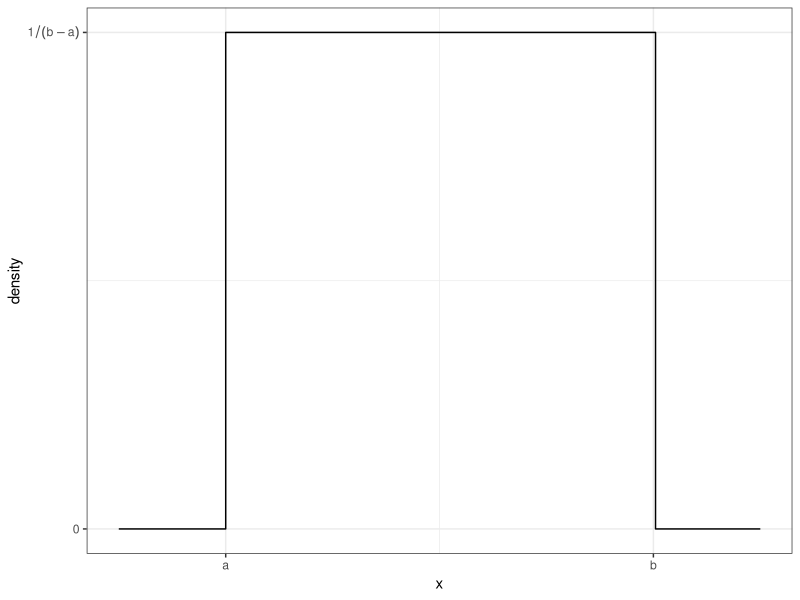
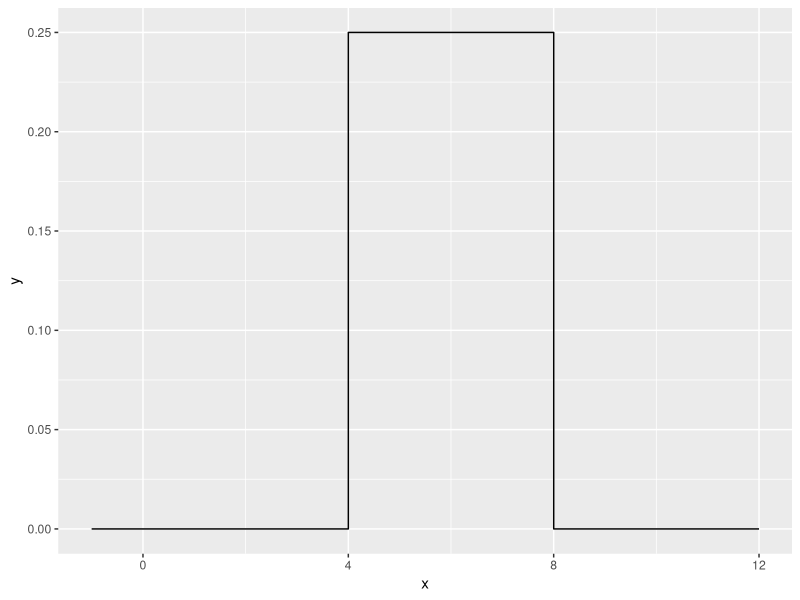
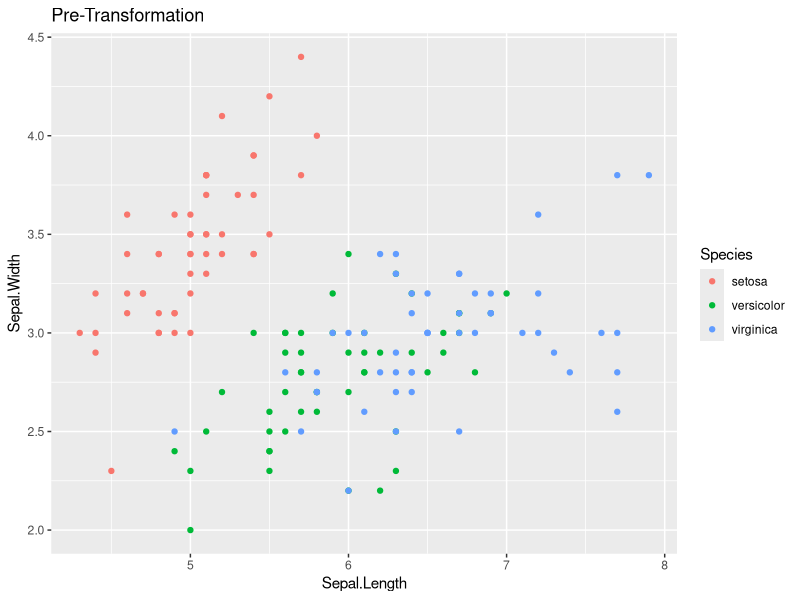
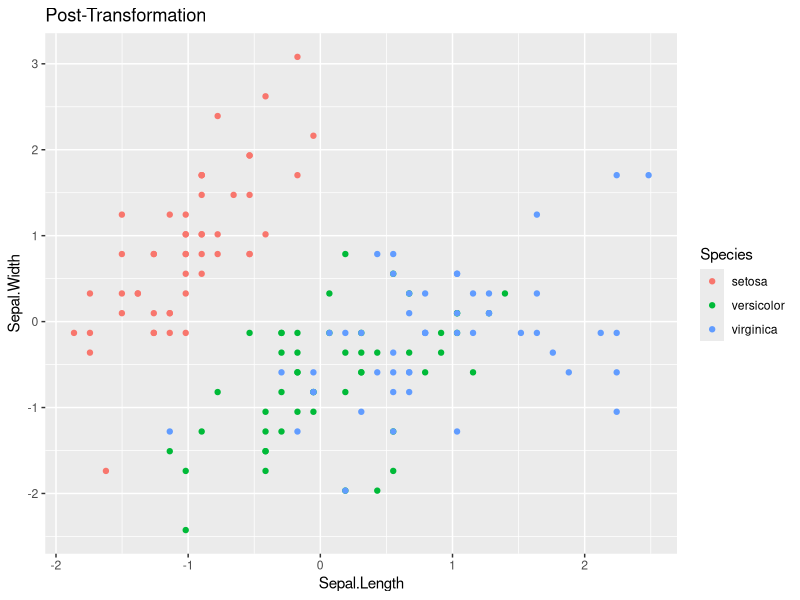
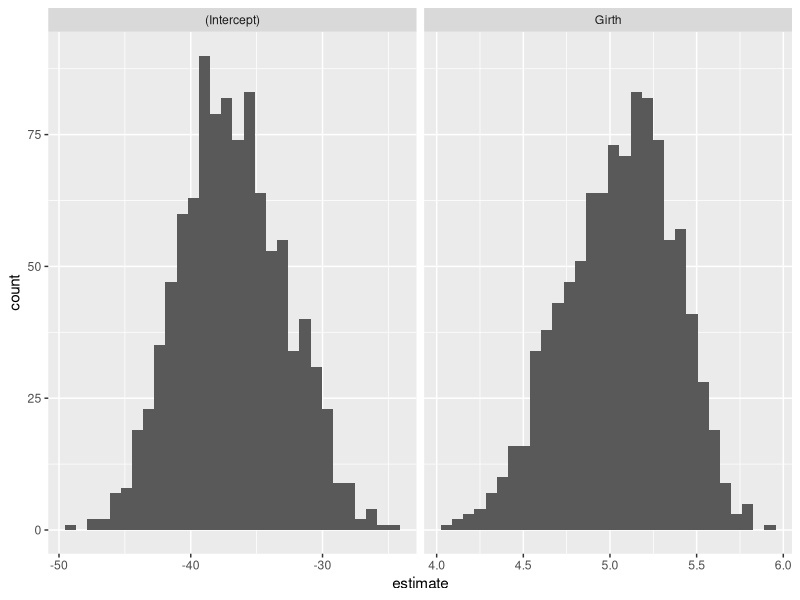
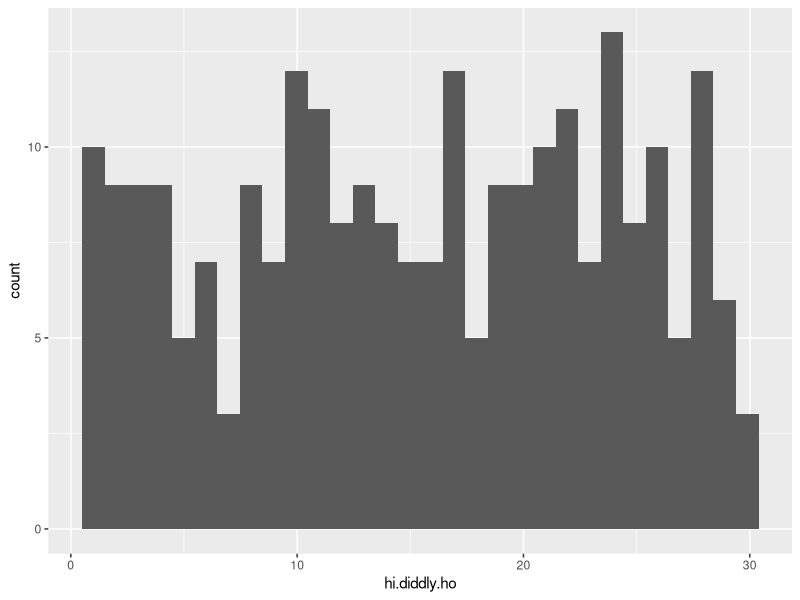

Source code (R) for these figures, in order:
## ---- chunk 1
knitr::opts_chunk$set(echo = TRUE)
library(microbenchmark)
library(tidyverse)
## ---- chunk 2
    library(ggplot2) 
    library(dplyr) 
    data <- data.frame(x = seq(-.25,1.25, length=301)) 
    data <- data %>% mutate( y = dunif(x,0,1) ) 
    ggplot(data, aes(x=x, y=y)) +
      geom_step() +   # geom_step is similar to geom_line() but for step functions
      scale_x_continuous( breaks=c(0,1), labels=c('a','b') ) +
      scale_y_continuous( breaks=c(0,1), labels=c(0,expression(1 / (b-a) )) ) +
      labs(y='density') + theme_bw()
## ---- chunk 3
fergalicious <- function(x, a, b) {
  return (ifelse(x >= a & x <= b, 1/(b-a), 0))
}

fergalicious(3, 5, 8)
fergalicious(6, 5, 8)
fergalicious(10, 5, 8)
## ---- chunk 4
duniform <- function(x, a, b){
    output <- NULL
    for( i in 1:length(x) ){
      if( (x[i] >= a) & (x[i] <= b) ){
              output[i] <- 1/(b-a)
      }else{
              output[i] <- 0
      }
    }
    return(output)
}

data.frame( x=seq(-1, 12, by=.001) ) %>%
          mutate( y = duniform(x, 4, 8) ) %>%
          ggplot( aes(x=x, y=y) ) +
          geom_step()
## ---- chunk 5
microbenchmark::microbenchmark( duniform( seq(-4,12,by=.0001), 4, 8), times=100)
## ---- chunk 6
duniform2 <- function(x, a, b){
    output <- NULL
    output <- ifelse(x >= a & x <= b, 1/(b-a), 0)
    return(output)
}

microbenchmark::microbenchmark( duniform2( seq(-4,12,by=.0001), 4, 8), times=100)
## ---- chunk 7
duniform2 <- function(x, a=0, b=1){
    output <- NULL
    output <- ifelse(x >= a & x <= b, 1/(b-a), 0)
    return(output)
}

duniform2(.3)
duniform2(-1)
duniform2(6)
## ---- chunk 8
standardize <- function(x){
  xbar <- mean(x)
  std <- sd(x)
  return((x - xbar)/std)
}
    
    data( 'iris' )
    # Graph the pre-transformed data.
    ggplot(iris, aes(x=Sepal.Length, y=Sepal.Width, color=Species)) +
      geom_point() +
      labs(title='Pre-Transformation')
    
    # Standardize all of the numeric columns
    # across() selects columns and applies a function to them
    # there column select requires a dplyr column select command such
    # as starts_with(), contains(), or where().  The where() command
    # allows us to use some logical function on the column to decide
    # if the function should be applied or not.
    iris.z <- iris %>% mutate( across(where(is.numeric), standardize) )
    
    # Graph the post-transformed data.
    ggplot(iris.z, aes(x=Sepal.Length, y=Sepal.Width, color=Species)) +
      geom_point() +
      labs(title='Post-Transformation')
## ---- chunk 9
func.ee.monkey <- function(n) {
  output <- 1:n
  for(i in output) {
    if(i %% 3 ==  0 & i %% 5 == 0) {
      output[i] <- "Fizz Buzz"
    }
    else if(i %% 5 ==0) {
      output[i] <- "Buzz"
    }
    else if(i %%3 == 0) {
      output[i] <- "Fizz"
    }
  }
  return(output)
}

func.ee.monkey(20)
## ---- chunk 10
#' Fill in missing values in a vector with the previous value.
#' 
#' @parm x An input vector with missing values
#' @result The input vector with NA values filled in.
myFill <- function(x){
  out <- NULL
  last <- 0
  for(i in 1:length(x)) {
    if(!(is.na(x[i]))) {
      last <- x[i]
    }
    out[i] <- last
  }
  return(out)
}
## ---- chunk 11
    test.vector <- c('A',NA,NA, 'B','C', NA,NA,NA)
    myFill(test.vector)
## ---- chunk 12
    #' Calculate bootstrap CI for an lm object
    #' 
    #' @param model
    #' @param N
    boot.lm <- function(model, N=1000){
      data    <- model$model  # Extract the original data
      formula <- model$terms  # and model formula used
    
      # Start the output data frame with the full sample statistic
      output <- broom::tidy(model) %>% 
        select(term, estimate) %>% 
        pivot_wider(names_from=term, values_from=estimate)
    
      for( i in 1:N ){
        sample.data <- data %>% sample_frac( replace=TRUE )
        model.boot <- lm( formula, data=sample.data)
        coefs <- broom::tidy(model.boot) %>% 
          select(term, estimate) %>% 
          pivot_wider(names_from=term, values_from=estimate)
        output <- output %>% rbind( coefs )
      }  
      
      return(output)
    }
    
    # Run the function on a model
    m <- lm( Volume ~ Girth, data=trees )
    boot.dist <- boot.lm(m)
    
    # If boot.lm() works, then the following produces a nice graph
    boot.dist %>% gather('term','estimate') %>% 
      ggplot( aes(x=estimate) ) + 
      geom_histogram() + 
      facet_grid(.~term, scales='free')
## ---- chunk 13
ned.flanders <- function(vec.guy) {
  ggplot(data = data.frame(hi.diddly.ho = vec.guy)) +
    geom_histogram(aes(x=hi.diddly.ho))
}

ned.flanders(runif(n=250, min=1, max=30))
